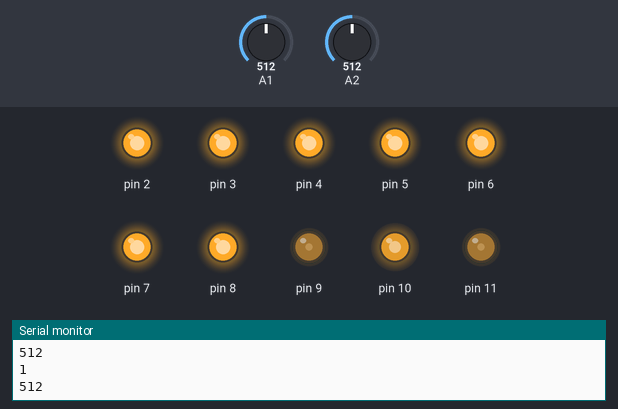
Simulated run of this sketch. Board: Arduino Uno, built with avr-gcc and run on an emulated ATmega328P. Shown: output pins drawn as LEDs (lit = HIGH), the last lines printed to the serial monitor. The test bench sets the inputs (shaded band); at power-on: A1 = 512, A2 = 512.

Above: at 13.03 s.
13.4 s: A1 set to 1004
At 14.01 s:
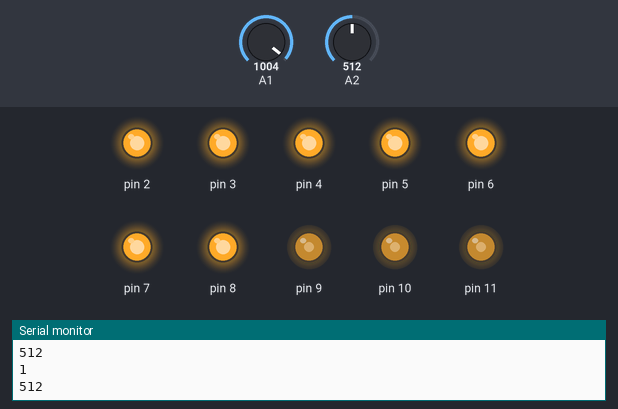
16.4 s: A1 set to 1023
At 16.7 s:
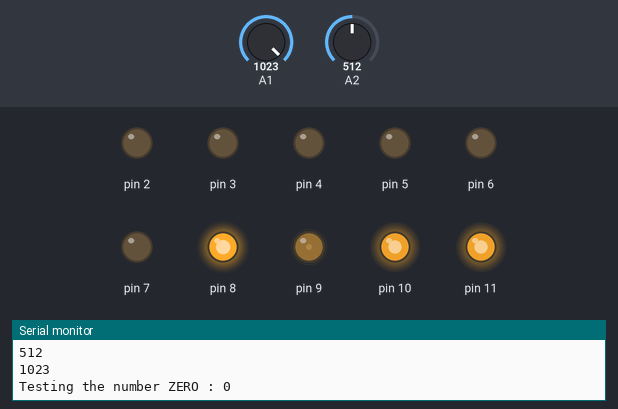
At 17.3 s:
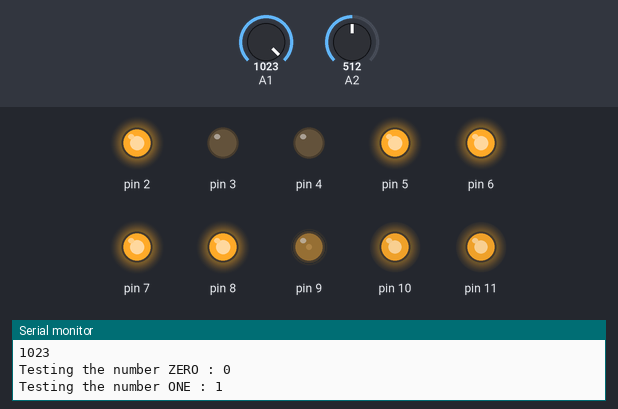
Timing chart, 0 to 28.4 s (numbered marks = the images above; inputs shaded):
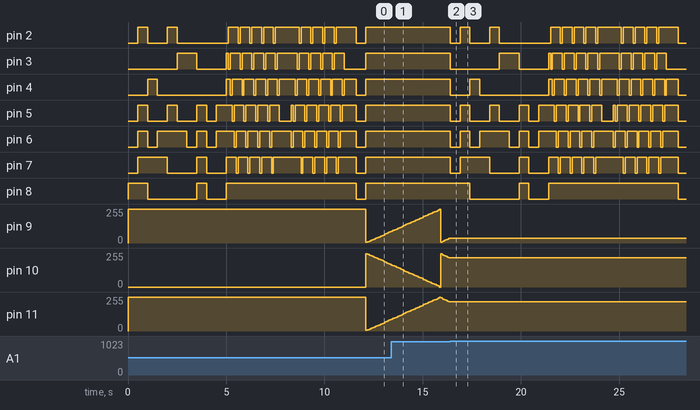

The sketch:

main.ino
```cpp
#include "main.h"

unsigned long deltaTime = 0;
unsigned long fixedTime = 0;
int pinState = 0;
bool logTemperature = false;
bool ledSpinActive = false;
bool ledSpinReverseActive = false;
bool ledElevateActive = false;
bool ledDescendActive = false;
bool ledFadeOnActive = true;
bool ledFadeOffActive = true;
bool ledPongActive = true;
bool testsRunning = false;
unsigned int ledLocationLit = 0;
unsigned int frameCount = 0;
unsigned int fadedAmount = 0;

void setup() {
  Serial.begin(9600);
  deltaTime = millis();
  fixedTime = millis();

  SegmentStartUp();
  #ifdef UNIT_TEST_H
  TEST_7SEGMENT_LED_TEST();
  #endif
}

void SegmentStartUp() {
  for (int i = 2; i<12; i++)
  {
    pinMode((i), OUTPUT);
  }
  digitalWrite(9, 1);
  digitalWrite(10, 0);
  digitalWrite(11, 1);
}

void loop() {
  #ifdef TEMPERATURE_HANDLER_H
  if (logTemperature) {
    TemperatureLogger();
  }
  #endif
  InputManager();
  if (millis() - fixedTime >= 16)
  {
    FixedLoop();
    fixedTime = millis();
    frameCount++;
    if (frameCount > 60) {
      frameCount = 0;
    }
  }
  if (analogRead(A1) == 1023 && !testsRunning) { {
      Serial.println(analogRead(A1)); //Current left in for debugging on analog input.
      TEST_7SEGMENT_LED_TEST();
    }
  }
}

//Scaled to a fixed framerate
void FixedLoop() {
  if (ledSpinActive && frameCount % 5 == 0) {
    LED_Spin();
  }
  else if (ledSpinReverseActive && frameCount % 5 == 0) {
    LED_Spin_Reverse();
  }
  else if (ledElevateActive && frameCount % 10 == 0) {
    LED_Elevate();
  }
  else if (ledDescendActive && frameCount % 10 == 0) {
    //LED_Descend();
  }
  if (Serial.println(analogRead(A2) != 119 && Serial.println(analogRead(A2)) != 118)) {
    Serial.println(analogRead(A2));
  }
  if (ledFadeOnActive && frameCount % 5 == 0) {
    ledFadeOn(9);
  }
  if (ledFadeOffActive && frameCount % 5 == 0) {
    ledFadeOff(10);
  }
  if (ledPongActive && frameCount % 5 == 0) {
    ledFadePingPong(11);
  }
}
```

UNIT_TEST.h
```cpp
#ifndef UNIT_TEST_H
#define UNIT_TEST_H
#include <Arduino.h>
#include "main.h"


void TEST_7SEGMENT_LED_TEST();
void TEST_Display_ZERO_TEST();
void TEST_Display_ONE_TEST();
void TEST_Display_TWO_TEST();
void TEST_Display_THREE_TEST();
void TEST_Display_FOUR_TEST();
void TEST_Display_FIVE_TEST();
void TEST_Display_SIX_TEST();
void TEST_Display_SEVEN_TEST();
void TEST_Display_EIGHT_TEST();
void TEST_Display_NINE_TEST();
void TEST_SPIN_TEST();
void TEST_SPIN_REVERSE_TEST();
void TEST_ALL_ON_TEST();
void TEST_ALL_OFF_TEST();

#endif
```

display_functions.cpp
```cpp
#include "display_functions.h"

void Display_A() {
  int arr[7] = {0,0,0,1,0,0,0};
  Display(arr);
  Serial.println("Displaying the Letter A.");
}

void Display_H() {
  int arr[7] = {1,0,0,1,0,0,0};
  Display(arr);
  Serial.println("Displaying the Letter H.");
}

void LED_Spin() {
  int ledSpinArr[7] = {1,1,1,1,1,1,1};
  if (ledLocationLit > 6 ) {
    ledLocationLit = 0;
  }
  ledSpinArr[ledLocationLit] = 0;
  ledLocationLit++;
  if (ledLocationLit == 6) {
    ledLocationLit++;
  }
  Display(ledSpinArr);
}

void LED_Spin_Reverse() {
  unsigned int ledSpinArr[7] = {1,1,1,1,1,1,1};
  if (ledLocationLit > 6 ) {
    ledLocationLit = 5;
  }
  ledSpinArr[ledLocationLit] = 0;
  ledLocationLit--;
  Display(ledSpinArr);
}

void LED_Elevate() {
  unsigned int ledElevate[7] = {1,1,1,1,1,1,1};
  if (ledLocationLit == 6) {
    ledLocationLit = 0;
  }
  else if (ledLocationLit == 0) {
    ledLocationLit = 3;
  }
  else {
    ledLocationLit = 6;
  }
}

/* Wrong
void LED_Elevate() {
  unsigned int ledElevate[7] = {1,1,1,1,1,1,1};
  if (ledLocationLit > 6 ) {
    ledLocationLit = 0;
  }
  ledElevate[ledLocationLit] = 0;
  ledLocationLit += 3;
  Display(ledElevate);
}

void LED_Descend() {
  unsigned int ledDescend[7] = {1,1,1,1,1,1,1};
  if (ledLocationLit > 6 ) {
    ledLocationLit = 6;
  }
  ledDescend[ledLocationLit] = 0;
  Serial.println(ledLocationLit);
  ledLocationLit -= 3;
  Display(ledDescend);
}
*/
```

display_functions.h
```cpp
#ifndef DISPLAY_FUNCTIONS_H
#define DISPLAY_FUNCTIONS_H
#include <Arduino.h>
#include "main.h"

void Display_A();
void Display_H();
void LED_Spin();
void LED_Spin_Reverse();
void LED_Elevate();

#endif
```

display_handler.cpp
```cpp
#include "display_handler.h"

void Display(int inputAr[7]) {
  for (int i = 0; i < 7; i++)
  {
    digitalWrite(i+2, inputAr[i]);
  }
}

void Display_Off() {
  int test_all_off[7] = {1,1,1,1,1,1,1};
  Display(test_all_off);
}

void ChangeLEDState(int pin, int state) {
    digitalWrite(pin, state);
}
```

display_handler.h
```cpp
#ifndef DISPLAY_HANDLER_H
#define DISPLAY_HANDLER_H
#include <Arduino.h>
#include "main.h"

void Display(int []);
void Display_Off();
void ChangeLEDState(int, int);

#endif
```

input_handler.cpp
```cpp
#include "input_handler.h"

void InputManager() {
    if (Serial.available() > 0) {
        switch (Serial.read()) {
            case 10:
                break;
            case 48:
                pinState = 0;
                break;
            case 49:
                pinState = 1;
                break;
            case 50:
                ChangeLEDState(2, pinState);
                break;
            case 51:
                ChangeLEDState(3, pinState);
                break;
            case 52:
                ChangeLEDState(4, pinState);
                break;
            case 53:
                ChangeLEDState(5, pinState);
                break;
            case 54:
                ChangeLEDState(6, pinState);
                break;
            case 55:
                ChangeLEDState(7, pinState);
                break;
            case 56:
                ChangeLEDState(8, pinState);
                break;
            case 57:
                break;
            case 65:
                ClearStates();
                Display_A();
                break;
            case 68:
                ClearStates();
                Display_Off();
                break;
            case 83:
                ClearStates();
                ledSpinReverseActive = true;
                break;
            case 84:
                logTemperature = !logTemperature;
                break;
            case 97:
                ClearStates();
                Display_A();
                break;
            case 99:
                ClearStates();
                Display_Off();
                break;
            case 100:
                ClearStates();
                ledDescendActive = true;
                break;
            case 101:
                ClearStates();
                ledElevateActive = true;
                break;
            case 115:
                ClearStates();
                ledSpinActive = true;
                break;
            #ifdef TEMPERATURE_HANDLER_H
            case 116:
                TemperatureLogger();
                break;
            #endif
            default:
                break;
        }
    }
}

void ClearStates() {
  ledLocationLit = 0;
  ledSpinActive = false;
  ledSpinReverseActive = false;
  ledElevateActive = false;
  ledDescendActive = false;
}
```

input_handler.h
```cpp
#ifndef INPUT_HANDLER_H
#define INPUT_HANDLER_H
#include <Arduino.h>
#include "main.h"

void InputManager();
void ClearStates();

#endif
```

led_functions.cpp
```cpp
#include "led_functions.h"

unsigned int luminosity[13] = {0,0,0,0,0,0,0,0,0,0,0,0,0};
bool direction = false;

void ledFadeOff(uint8_t led_target) {
  if (luminosity[led_target] == 0) {
    luminosity[led_target] = 255;
  }
  if (luminosity[led_target] <= 11) {
    luminosity[led_target] = 0;
  }
  else if (luminosity[led_target] > 11) {
    luminosity[led_target] -= 5;
  }
  analogWrite(led_target, luminosity[led_target]);
}

void ledFadeOn(uint8_t led_target) {
  if (luminosity[led_target] == 255) {
    luminosity[led_target] = 0;
  }
  if (luminosity[led_target] > 244) {
    luminosity[led_target] = 255;
  }
  else if (luminosity[led_target] < 245) {
    luminosity[led_target] += 5;
  }
  analogWrite(led_target, luminosity[led_target]);
}

void ledFadePingPong(uint8_t led_target) {
  if (luminosity[led_target] == 0) {
    direction = !direction;
  }
  if (luminosity[led_target] == 255) {
    direction = !direction;
  }
  if (direction) {
    if (luminosity[led_target] > 244) {
      luminosity[led_target] = 255;
    }
    else if (luminosity[led_target] < 245) {
      luminosity[led_target] += 5;
    }
  }
  else if (!direction) {
    if (luminosity[led_target] <= 11) {
      luminosity[led_target] = 0;
    }
    else if (luminosity[led_target] > 11) {
      luminosity[led_target] -= 5;
    }
  }
  analogWrite(led_target, luminosity[led_target]);
}
```

led_functions.h
```cpp
#ifndef LED_FUNCTION_H
#define LED_FUNCTION_H
#include <Arduino.h>
#include "main.h"

void ledFadeOff(uint8_t);
void ledFadeOn(uint8_t);
void ledFadePingPong(uint8_t);

#endif
```

main.h
```cpp
#ifndef MAIN_H
#define MAIN_H

extern unsigned long deltaTime;
extern unsigned long fixedTime;
extern int pinState;
extern bool logTemperature;
extern bool ledSpinActive;
extern bool ledSpinReverseActive;
extern bool ledElevateActive;
extern bool ledDescendActive;
extern bool testsRunning;
extern unsigned int ledLocationLit;
extern unsigned int frameCount;


#include "display_functions.h"
#include "display_handler.h"
#include "input_handler.h"
#include "temperature_handler.h"
#include "unit_test.h"
#include "led_functions.h"

#endif
```

temperature_handler.cpp
```cpp
#include "temperature_handler.h"

void TemperatureLogger() {
  if ((analogRead(A0) * 0.488) > 24.0 && logTemperature) {
    if ((millis() - deltaTime) > 1000) {
      Display_H();
    }
  }
  if ((millis() - deltaTime) > 1000) {
    Serial.print("Temperature: ");
    Serial.println((analogRead(A0) * 0.488));
    deltaTime = millis();
  }
}
```

temperature_handler.h
```cpp
#ifndef TEMPERATURE_HANDLER_H
#define TEMPERATURE_HANDLER_H
#include <Arduino.h>
#include "main.h"

void TemperatureLogger();

#endif
```

unit_test.cpp
```cpp
#include "unit_test.h"

const unsigned int DelayAmount = 500;

void TEST_7SEGMENT_LED_TEST() {
  if (!testsRunning) {
    testsRunning = true;
    TEST_Display_ZERO_TEST();
    delay(DelayAmount);
    TEST_Display_ONE_TEST();
    delay(DelayAmount);
    TEST_Display_TWO_TEST();
    delay(DelayAmount);
    TEST_Display_THREE_TEST();
    delay(DelayAmount);
    TEST_Display_FOUR_TEST();
    delay(DelayAmount);
    TEST_Display_FIVE_TEST();
    delay(DelayAmount);
    TEST_Display_SIX_TEST();
    delay(DelayAmount);
    TEST_Display_SEVEN_TEST();
    delay(DelayAmount);
    TEST_Display_EIGHT_TEST();
    delay(DelayAmount);
    TEST_Display_NINE_TEST();
    delay(DelayAmount);
    TEST_SPIN_TEST();
    delay(DelayAmount);
    TEST_SPIN_REVERSE_TEST();
    delay(DelayAmount);
    TEST_ALL_ON_TEST();
    delay(DelayAmount);
    TEST_ALL_OFF_TEST();
    testsRunning = false;
  }
}

void TEST_Display_ZERO_TEST() {
  int test_ZERO[7] = {0,0,0,0,0,0,1};
  Display(test_ZERO);
  Serial.println("Testing the number ZERO : 0");
}

void TEST_Display_ONE_TEST() {
  int test_ONE[7] = {1,0,0,1,1,1,1};
  Display(test_ONE);
  Serial.println("Testing the number ONE : 1");
}

void TEST_Display_TWO_TEST() {
  int test_TWO[7] = {0,0,1,0,0,1,0};
  Display(test_TWO);
  Serial.println("Testing the number TWO : 2");
}

void TEST_Display_THREE_TEST() {
  int test_THREE[7] = {0,0,0,0,1,1,0};
  Display(test_THREE);
  Serial.println("Testing the number THREE : 3");
}

void TEST_Display_FOUR_TEST() {
  int test_FOUR[7] = {1,0,0,1,1,0,0};
  Display(test_FOUR);
  Serial.println("Testing the number FOUR : 4");
}

void TEST_Display_FIVE_TEST() {
  int test_FIVE[7] = {0,1,0,0,1,0,0};
  Display(test_FIVE);
  Serial.println("Testing the number FIVE : 5");
}

void TEST_Display_SIX_TEST() {
  int test_SIX[7] = {0,1,0,0,0,0,0};
  Display(test_SIX);
  Serial.println("Testing the number SIX : 6");
}

void TEST_Display_SEVEN_TEST() {
  int test_SEVEN[7] = {0,0,0,1,1,1,1};
  Display(test_SEVEN);
  Serial.println("Testing the number SEVEN : 7");
}

void TEST_Display_EIGHT_TEST() {
  int test_EIGHT[7] = {0,0,0,0,0,0,0};
  Display(test_EIGHT);
  Serial.println("Testing the number EIGHT : 8");
}

void TEST_Display_NINE_TEST() {
  int test_NINE[7] = {0,0,0,1,1,0,0};
  Display(test_NINE);
  Serial.println("Testing the number NINE : 9");
}

void TEST_SPIN_TEST() {
  Serial.println("Testing the LED Spinning function with 7 Loops at 12FPS.");
  for (int i = 0; i < 28; i++) {
    LED_Spin();
    delay(100);
  }
}

void TEST_SPIN_REVERSE_TEST() {
  Serial.println("Testing the LED Spinning reverse function with 7 Loops at 12FPS.");
  for (int i = 0; i < 28; i++) {
    LED_Spin_Reverse();
    delay(100);
  }
}

void TEST_ALL_ON_TEST() {
  int test_all_on[7] = {0,0,0,0,0,0,0};
  Display(test_all_on);
  Serial.println("Testing the array being turned ON.");
}

void TEST_ALL_OFF_TEST() {
  int test_all_off[7] = {1,1,1,1,1,1,1};
  Display(test_all_off);
  Serial.println("Testing the array being turned OFF.");
}
```

Measured:
- the behaviour switches between 1022 and 1023 on A1 (found by bisection; images 1 and 2)
- after the input at 16.4 s, pin 2: HIGH → LOW at once, → HIGH 0.50 s later, → LOW 0.50 s later, → HIGH 1.0 s later, … (23 changes in this stretch); pin 3: HIGH → LOW at once, → HIGH 2.5 s later, → LOW 1.0 s later, → HIGH 1.5 s later, … (23 changes in this stretch)
- by itself, pin 11: rises from 85/255 to 255/255 in 2.4 s, then falls to 220/255 in 0.50 s
